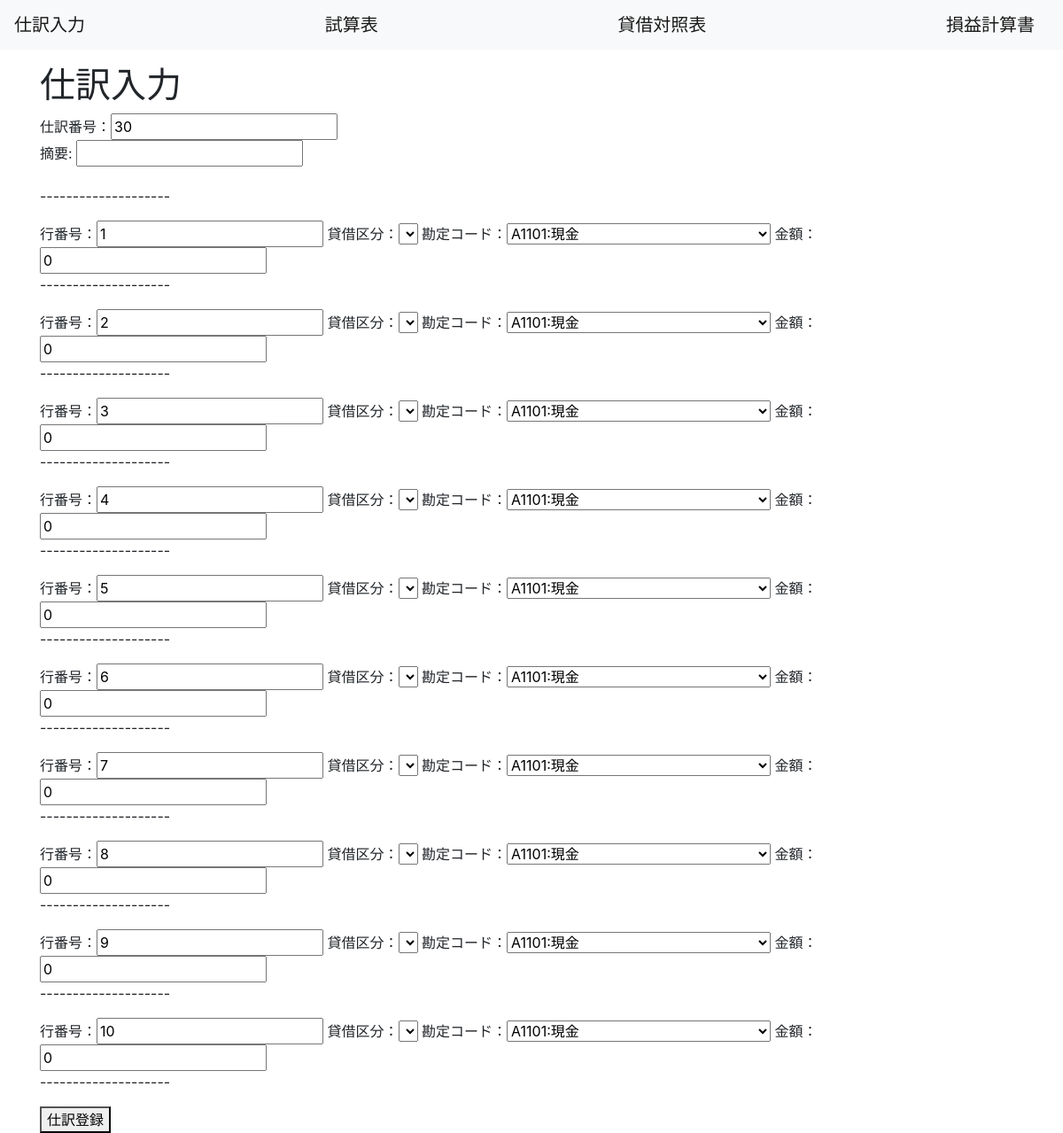
/, run on an earlier commit of the app's database.
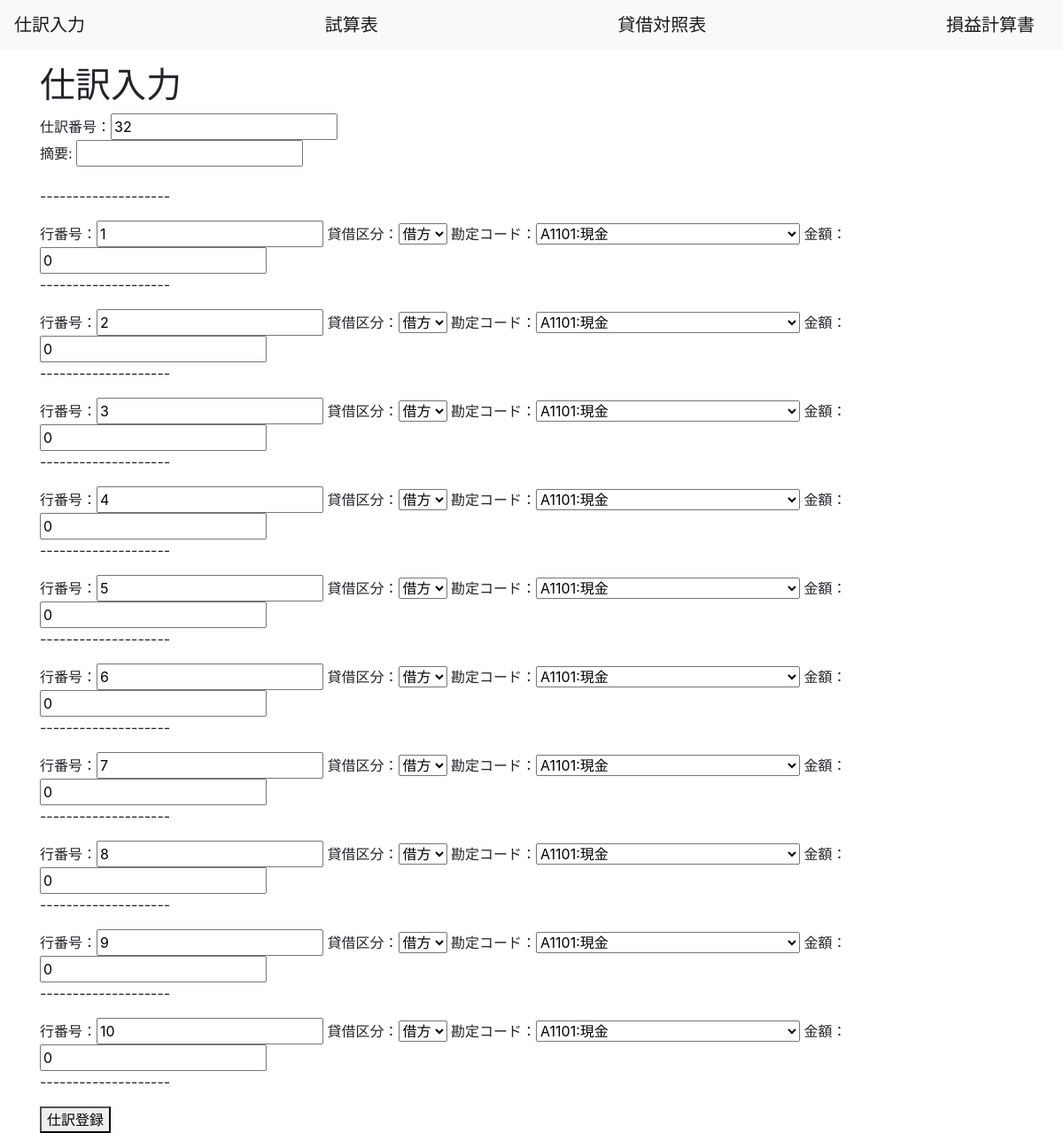
And on a later commit of the database.
### free_app/models.py (models this page shows)
class AccountingCode(models.Model):
    account_code_id = models.CharField('勘定科目CD', null=False, max_length=5)
    account_name = models.CharField('勘定科目名', null=False, max_length=25)
    classification_code_id = models.CharField('区分CD', null=False, max_length=5)
    classification_name = models.CharField('区分名', null=False, max_length=25)
    fs_display_classification_code_id = models.CharField('決算書表示区分CD', null=False, max_length=5)
    fs_display_classification_name = models.CharField('決算書表示区分名', null=False, max_length=25)
    opening_balance = models.IntegerField('期首残高', null=False)
    class Meta:
        constraints = [models.UniqueConstraint(fields=['account_code_id', 'fs_display_classification_code_id'], name='unique_account_id')]
        db_table = 'AccountingCode'
    def __str__(self):
        return self.account_code_id + ":" + self.account_name

class DebitCredit(models.Model):
    debit_credit_id = models.IntegerField('貸借区分CD', null=False, primary_key=True)
    debit_credit_name = models.CharField('貸借区分名', null=False, max_length=2)
    class Meta:
        db_table = 'DebitCredit'
    def __str__(self):
        return self.debit_credit_name

### free_app/views/journal_entry.py (the view)
# urls.py: path('', journal_entry, name='journal_entry'),
def journal_entry(request):
    if request.method == 'POST':
        form_je = JournalEntryForm(request.POST)
        form_de = DescriptionForm(request.POST)
        if form_je.is_valid() and form_de.is_valid():
            posted_je_no = request.POST.getlist('je_no')
            posted_row_no = request.POST.getlist('row_no')
            posted_debit_credit = request.POST.getlist('debit_credit')
            posted_account_code = request.POST.getlist('account_code')
            posted_amount = request.POST.getlist('amount')
            for i in range(0, len(posted_row_no)):
                if posted_amount[i] == '0':
                    pass
                else:
                    journal = JournalEntry(je_no = int(posted_je_no[0]),
                                        row_no = posted_row_no[i],
                                        debit_credit = posted_debit_credit[i],
                                        account_code = posted_account_code[i],
                                        amount = posted_amount[i],
                                        )
                journal.created_by = request.user
                journal.save()
            description = form_de.save(commit=False)
            description.je_no = posted_je_no[0]
            description.created_by = request.user
            description.save()
            return redirect("/")
        je_data = JournalEntry.objects.values_list('je_no', flat=True)
        try:
            pre_je_no = max(je_data)
        except:
            pre_je_no = 0
        je_no = pre_je_no + 1
        initial_values_1 = {'je_no':je_no, 'row_no':1, 'amount':0}
        initial_values_2 = {'je_no':je_no, 'row_no':2, 'amount':0}
        initial_values_3 = {'je_no':je_no, 'row_no':3, 'amount':0}
        initial_values_4 = {'je_no':je_no, 'row_no':4, 'amount':0}
        initial_values_5 = {'je_no':je_no, 'row_no':5, 'amount':0}
        initial_values_6 = {'je_no':je_no, 'row_no':6, 'amount':0}
        initial_values_7 = {'je_no':je_no, 'row_no':7, 'amount':0}
        initial_values_8 = {'je_no':je_no, 'row_no':8, 'amount':0}
        initial_values_9 = {'je_no':je_no, 'row_no':9, 'amount':0}
        initial_values_10 = {'je_no':je_no, 'row_no':10, 'amount':0}
        je_form_1 = JournalEntryForm(initial_values_1)
        je_form_2 = JournalEntryForm(initial_values_2)
        je_form_3 = JournalEntryForm(initial_values_3)
        je_form_4 = JournalEntryForm(initial_values_4)
        je_form_5 = JournalEntryForm(initial_values_5)
        je_form_6 = JournalEntryForm(initial_values_6)
        je_form_7 = JournalEntryForm(initial_values_7)
        je_form_8 = JournalEntryForm(initial_values_8)
        je_form_9 = JournalEntryForm(initial_values_9)
        je_form_10 = JournalEntryForm(initial_values_10)
        description_form = DescriptionForm()
    else:
        je_data = JournalEntry.objects.values_list('je_no', flat=True)
        try:
            pre_je_no = max(je_data)
        except:
            pre_je_no = 0
        je_no = pre_je_no + 1
        initial_values_1 = {'je_no':je_no, 'row_no':1, 'amount':0}
        initial_values_2 = {'je_no':je_no, 'row_no':2, 'amount':0}
        initial_values_3 = {'je_no':je_no, 'row_no':3, 'amount':0}
        initial_values_4 = {'je_no':je_no, 'row_no':4, 'amount':0}
        initial_values_5 = {'je_no':je_no, 'row_no':5, 'amount':0}
        initial_values_6 = {'je_no':je_no, 'row_no':6, 'amount':0}
        initial_values_7 = {'je_no':je_no, 'row_no':7, 'amount':0}
        initial_values_8 = {'je_no':je_no, 'row_no':8, 'amount':0}
        initial_values_9 = {'je_no':je_no, 'row_no':9, 'amount':0}
        initial_values_10 = {'je_no':je_no, 'row_no':10, 'amount':0}
        je_form_1 = JournalEntryForm(initial_values_1)
        je_form_2 = JournalEntryForm(initial_values_2)
        je_form_3 = JournalEntryForm(initial_values_3)
        je_form_4 = JournalEntryForm(initial_values_4)
        je_form_5 = JournalEntryForm(initial_values_5)
        je_form_6 = JournalEntryForm(initial_values_6)
        je_form_7 = JournalEntryForm(initial_values_7)
        je_form_8 = JournalEntryForm(initial_values_8)
        je_form_9 = JournalEntryForm(initial_values_9)
        je_form_10 = JournalEntryForm(initial_values_10)
        description_form = DescriptionForm()
    return render(request, "free_app/journal.html", {'je_form_1':je_form_1,
                                                     'je_form_2':je_form_2,
                                                     'je_form_3':je_form_3,
                                                     'je_form_4':je_form_4,
                                                     'je_form_5':je_form_5,
                                                     'je_form_6':je_form_6,
                                                     'je_form_7':je_form_7,
                                                     'je_form_8':je_form_8,
                                                     'je_form_9':je_form_9,
                                                     'je_form_10':je_form_10,
                                                      'description_form':description_form})

### free_app/forms.py
class JournalEntryForm(forms.ModelForm):
    debit_credit = forms.ModelChoiceField(
        queryset=DebitCredit.objects.all(),
        widget=forms.widgets.Select,
        empty_label=None,
        required=False,
    )
    account_code = forms.ModelChoiceField(
        queryset=AccountingCode.objects.all(),
        widget=forms.widgets.Select,
        to_field_name='account_code_id',
        empty_label=None,
        required=False,
    )
    def __init__(self, *args, **kwargs):
        super().__init__(*args, **kwargs)
        self.fields['je_no'].widget.attrs['readonly'] = 'readonly'
        self.fields['row_no'].widget.attrs['readonly'] = 'readonly'
    class Meta:
        model = JournalEntry
        fields = ('je_no', 'row_no', 'debit_credit', 'account_code', 'amount')
        labels = {'je_no':'仕訳番号', 'row_no':'行番号', 'debit_credit':'貸借区分', 'account_code':'勘定コード', 'amount':'金額'}

class DescriptionForm(forms.ModelForm):
    class Meta:
        model = Description
        fields = {'description'}

### free_app/templates/free_app/journal.html (shortened to what this page needs)
{% extends 'base.html' %}
{% load humanize %}
{% block content %}
<h1>仕訳入力</h1>
    <form action="" method="post">
        仕訳番号：{{ je_form_1.je_no  }}
        {{ description_form.as_p }}
        <p>--------------------</p>
        行番号：{{ je_form_1.row_no }}
        貸借区分：{{ je_form_1.debit_credit }}
        勘定コード：{{ je_form_1.account_code }}
        金額：{{ je_form_1.amount }}
        <p>--------------------</p>
        行番号：{{ je_form_2.row_no }}
        貸借区分：{{ je_form_2.debit_credit }}
        勘定コード：{{ je_form_2.account_code }}
        金額：{{ je_form_2.amount }}
        <p>--------------------</p>
        行番号：{{ je_form_3.row_no }}
        貸借区分：{{ je_form_3.debit_credit }}
        勘定コード：{{ je_form_3.account_code }}
        金額：{{ je_form_3.amount }}
        <p>--------------------</p>
        行番号：{{ je_form_4.row_no }}
        貸借区分：{{ je_form_4.debit_credit }}
        勘定コード：{{ je_form_4.account_code }}
        金額：{{ je_form_4.amount }}
        <p>--------------------</p>
        行番号：{{ je_form_5.row_no }}
        貸借区分：{{ je_form_5.debit_credit }}
        勘定コード：{{ je_form_5.account_code }}
        金額：{{ je_form_5.amount }}
        <p>--------------------</p>
        行番号：{{ je_form_6.row_no }}
        貸借区分：{{ je_form_6.debit_credit }}
        勘定コード：{{ je_form_6.account_code }}
        金額：{{ je_form_6.amount }}
        <p>--------------------</p>
        行番号：{{ je_form_7.row_no }}
        貸借区分：{{ je_form_7.debit_credit }}
        勘定コード：{{ je_form_7.account_code }}
        金額：{{ je_form_7.amount }}
        <p>--------------------</p>
        行番号：{{ je_form_8.row_no }}
        貸借区分：{{ je_form_8.debit_credit }}
        勘定コード：{{ je_form_8.account_code }}
        金額：{{ je_form_8.amount }}
        <p>--------------------</p>
        行番号：{{ je_form_9.row_no }}
        貸借区分：{{ je_form_9.debit_credit }}
        勘定コード：{{ je_form_9.account_code }}
        金額：{{ je_form_9.amount }}
        <p>--------------------</p>
        行番号：{{ je_form_10.row_no }}
        貸借区分：{{ je_form_10.debit_credit }}
        勘定コード：{{ je_form_10.account_code }}
        金額：{{ je_form_2.amount }}
        <p>--------------------</p>
        <button type="submit">仕訳登録</button>
    </form>
{% endblock %}

### free_app/templates/base.html (shortened to what this page needs)
<!doctype html>
<html lang="ja">
  <head>
    <link rel="stylesheet" href="https://stackpath.bootstrapcdn.com/bootstrap/4.1.3/css/bootstrap.min.css">
    <nav class="navbar navbar-light bg-light">
      <a class='navbar-brand' href='{% url "journal_entry" %}'>仕訳入力</a>
      <a class='navbar-brand' href='{% url "trial_balance" %}'>試算表</a>
      <a class='navbar-brand' href='{% url "balance_sheet" %}'>貸借対照表</a>
      <a class='navbar-brand' href='{% url "profit_loss" %}'>損益計算書</a>
  </nav>
  </head>
  <body>
    <div class="container mt-3">
        {% block content %}{% endblock %}
    </div>
  </body>
</html>

What changed in the data, as far as the page shows it:
added DebitCredit: debit_credit "借方"
Also different on the page:
form field je_no: "30" → "32"
